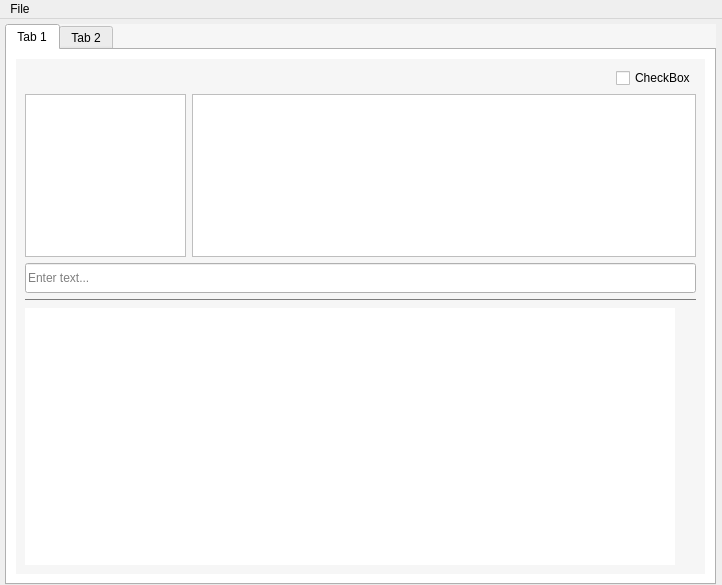
<?xml version="1.0" encoding="UTF-8"?>
<ui version="4.0">
 <class>MainWindow</class>
 <widget class="QMainWindow" name="MainWindow">
  <property name="geometry">
   <rect>
    <x>0</x>
    <y>0</y>
    <width>722</width>
    <height>585</height>
   </rect>
  </property>
  <property name="cursor">
   <cursorShape>ArrowCursor</cursorShape>
  </property>
  <property name="windowTitle">
   <string>MainWindow</string>
  </property>
  <widget class="QWidget" name="centralwidget">
   <widget class="QTabWidget" name="tabWidget">
    <property name="geometry">
     <rect>
      <x>5</x>
      <y>5</y>
      <width>711</width>
      <height>561</height>
     </rect>
    </property>
    <property name="sizePolicy">
     <sizepolicy hsizetype="MinimumExpanding" vsizetype="Preferred">
      <horstretch>0</horstretch>
      <verstretch>0</verstretch>
     </sizepolicy>
    </property>
    <property name="minimumSize">
     <size>
      <width>711</width>
      <height>561</height>
     </size>
    </property>
    <property name="palette">
     <palette>
      <active>
       <colorrole role="WindowText">
        <brush brushstyle="SolidPattern">
         <color alpha="255">
          <red>0</red>
          <green>0</green>
          <blue>0</blue>
         </color>
        </brush>
       </colorrole>
       <colorrole role="Button">
        <brush brushstyle="SolidPattern">
         <color alpha="255">
          <red>246</red>
          <green>246</green>
          <blue>246</blue>
         </color>
        </brush>
       </colorrole>
       <colorrole role="Light">
        <brush brushstyle="SolidPattern">
         <color alpha="255">
          <red>246</red>
          <green>246</green>
          <blue>246</blue>
         </color>
        </brush>
       </colorrole>
       <colorrole role="Midlight">
        <brush brushstyle="SolidPattern">
         <color alpha="255">
          <red>250</red>
          <green>250</green>
          <blue>250</blue>
         </color>
        </brush>
       </colorrole>
       <colorrole role="Dark">
        <brush brushstyle="SolidPattern">
         <color alpha="255">
          <red>123</red>
          <green>123</green>
          <blue>123</blue>
         </color>
        </brush>
       </colorrole>
       <colorrole role="Mid">
        <brush brushstyle="SolidPattern">
         <color alpha="255">
          <red>164</red>
          <green>164</green>
          <blue>164</blue>
         </color>
        </brush>
       </colorrole>
       <colorrole role="Text">
        <brush brushstyle="SolidPattern">
         <color alpha="255">
          <red>0</red>
          <green>0</green>
          <blue>0</blue>
         </color>
        </brush>
       </colorrole>
       <colorrole role="BrightText">
        <brush brushstyle="SolidPattern">
         <color alpha="255">
          <red>255</red>
          <green>255</green>
          <blue>255</blue>
         </color>
        </brush>
       </colorrole>
       <colorrole role="ButtonText">
        <brush brushstyle="SolidPattern">
         <color alpha="255">
          <red>0</red>
          <green>0</green>
          <blue>0</blue>
         </color>
        </brush>
       </colorrole>
       <colorrole role="Base">
        <brush brushstyle="SolidPattern">
         <color alpha="255">
          <red>255</red>
          <green>255</green>
          <blue>255</blue>
         </color>
        </brush>
       </colorrole>
       <colorrole role="Window">
        <brush brushstyle="SolidPattern">
         <color alpha="255">
          <red>246</red>
          <green>246</green>
          <blue>246</blue>
         </color>
        </brush>
       </colorrole>
       <colorrole role="Shadow">
        <brush brushstyle="SolidPattern">
         <color alpha="255">
          <red>0</red>
          <green>0</green>
          <blue>0</blue>
         </color>
        </brush>
       </colorrole>
       <colorrole role="AlternateBase">
        <brush brushstyle="SolidPattern">
         <color alpha="255">
          <red>250</red>
          <green>250</green>
          <blue>250</blue>
         </color>
        </brush>
       </colorrole>
       <colorrole role="ToolTipBase">
        <brush brushstyle="SolidPattern">
         <color alpha="255">
          <red>255</red>
          <green>255</green>
          <blue>220</blue>
         </color>
        </brush>
       </colorrole>
       <colorrole role="ToolTipText">
        <brush brushstyle="SolidPattern">
         <color alpha="255">
          <red>0</red>
          <green>0</green>
          <blue>0</blue>
         </color>
        </brush>
       </colorrole>
      </active>
      <inactive>
       <colorrole role="WindowText">
        <brush brushstyle="SolidPattern">
         <color alpha="255">
          <red>0</red>
          <green>0</green>
          <blue>0</blue>
         </color>
        </brush>
       </colorrole>
       <colorrole role="Button">
        <brush brushstyle="SolidPattern">
         <color alpha="255">
          <red>246</red>
          <green>246</green>
          <blue>246</blue>
         </color>
        </brush>
       </colorrole>
       <colorrole role="Light">
        <brush brushstyle="SolidPattern">
         <color alpha="255">
          <red>246</red>
          <green>246</green>
          <blue>246</blue>
         </color>
        </brush>
       </colorrole>
       <colorrole role="Midlight">
        <brush brushstyle="SolidPattern">
         <color alpha="255">
          <red>250</red>
          <green>250</green>
          <blue>250</blue>
         </color>
        </brush>
       </colorrole>
       <colorrole role="Dark">
        <brush brushstyle="SolidPattern">
         <color alpha="255">
          <red>123</red>
          <green>123</green>
          <blue>123</blue>
         </color>
        </brush>
       </colorrole>
       <colorrole role="Mid">
        <brush brushstyle="SolidPattern">
         <color alpha="255">
          <red>164</red>
          <green>164</green>
          <blue>164</blue>
         </color>
        </brush>
       </colorrole>
       <colorrole role="Text">
        <brush brushstyle="SolidPattern">
         <color alpha="255">
          <red>0</red>
          <green>0</green>
          <blue>0</blue>
         </color>
        </brush>
       </colorrole>
       <colorrole role="BrightText">
        <brush brushstyle="SolidPattern">
         <color alpha="255">
          <red>255</red>
          <green>255</green>
          <blue>255</blue>
         </color>
        </brush>
       </colorrole>
       <colorrole role="ButtonText">
        <brush brushstyle="SolidPattern">
         <color alpha="255">
          <red>0</red>
          <green>0</green>
          <blue>0</blue>
         </color>
        </brush>
       </colorrole>
       <colorrole role="Base">
        <brush brushstyle="SolidPattern">
         <color alpha="255">
          <red>255</red>
          <green>255</green>
          <blue>255</blue>
         </color>
        </brush>
       </colorrole>
       <colorrole role="Window">
        <brush brushstyle="SolidPattern">
         <color alpha="255">
          <red>246</red>
          <green>246</green>
          <blue>246</blue>
         </color>
        </brush>
       </colorrole>
       <colorrole role="Shadow">
        <brush brushstyle="SolidPattern">
         <color alpha="255">
          <red>0</red>
          <green>0</green>
          <blue>0</blue>
         </color>
        </brush>
       </colorrole>
       <colorrole role="AlternateBase">
        <brush brushstyle="SolidPattern">
         <color alpha="255">
          <red>250</red>
          <green>250</green>
          <blue>250</blue>
         </color>
        </brush>
       </colorrole>
       <colorrole role="ToolTipBase">
        <brush brushstyle="SolidPattern">
         <color alpha="255">
          <red>255</red>
          <green>255</green>
          <blue>220</blue>
         </color>
        </brush>
       </colorrole>
       <colorrole role="ToolTipText">
        <brush brushstyle="SolidPattern">
         <color alpha="255">
          <red>0</red>
          <green>0</green>
          <blue>0</blue>
         </color>
        </brush>
       </colorrole>
      </inactive>
      <disabled>
       <colorrole role="WindowText">
        <brush brushstyle="SolidPattern">
         <color alpha="255">
          <red>123</red>
          <green>123</green>
          <blue>123</blue>
         </color>
        </brush>
       </colorrole>
       <colorrole role="Button">
        <brush brushstyle="SolidPattern">
         <color alpha="255">
          <red>246</red>
          <green>246</green>
          <blue>246</blue>
         </color>
        </brush>
       </colorrole>
       <colorrole role="Light">
        <brush brushstyle="SolidPattern">
         <color alpha="255">
          <red>246</red>
          <green>246</green>
          <blue>246</blue>
         </color>
        </brush>
       </colorrole>
       <colorrole role="Midlight">
        <brush brushstyle="SolidPattern">
         <color alpha="255">
          <red>250</red>
          <green>250</green>
          <blue>250</blue>
         </color>
        </brush>
       </colorrole>
       <colorrole role="Dark">
        <brush brushstyle="SolidPattern">
         <color alpha="255">
          <red>123</red>
          <green>123</green>
          <blue>123</blue>
         </color>
        </brush>
       </colorrole>
       <colorrole role="Mid">
        <brush brushstyle="SolidPattern">
         <color alpha="255">
          <red>164</red>
          <green>164</green>
          <blue>164</blue>
         </color>
        </brush>
       </colorrole>
       <colorrole role="Text">
        <brush brushstyle="SolidPattern">
         <color alpha="255">
          <red>123</red>
          <green>123</green>
          <blue>123</blue>
         </color>
        </brush>
       </colorrole>
       <colorrole role="BrightText">
        <brush brushstyle="SolidPattern">
         <color alpha="255">
          <red>255</red>
          <green>255</green>
          <blue>255</blue>
         </color>
        </brush>
       </colorrole>
       <colorrole role="ButtonText">
        <brush brushstyle="SolidPattern">
         <color alpha="255">
          <red>123</red>
          <green>123</green>
          <blue>123</blue>
         </color>
        </brush>
       </colorrole>
       <colorrole role="Base">
        <brush brushstyle="SolidPattern">
         <color alpha="255">
          <red>246</red>
          <green>246</green>
          <blue>246</blue>
         </color>
        </brush>
       </colorrole>
       <colorrole role="Window">
        <brush brushstyle="SolidPattern">
         <color alpha="255">
          <red>246</red>
          <green>246</green>
          <blue>246</blue>
         </color>
        </brush>
       </colorrole>
       <colorrole role="Shadow">
        <brush brushstyle="SolidPattern">
         <color alpha="255">
          <red>0</red>
          <green>0</green>
          <blue>0</blue>
         </color>
        </brush>
       </colorrole>
       <colorrole role="AlternateBase">
        <brush brushstyle="SolidPattern">
         <color alpha="255">
          <red>246</red>
          <green>246</green>
          <blue>246</blue>
         </color>
        </brush>
       </colorrole>
       <colorrole role="ToolTipBase">
        <brush brushstyle="SolidPattern">
         <color alpha="255">
          <red>255</red>
          <green>255</green>
          <blue>220</blue>
         </color>
        </brush>
       </colorrole>
       <colorrole role="ToolTipText">
        <brush brushstyle="SolidPattern">
         <color alpha="255">
          <red>0</red>
          <green>0</green>
          <blue>0</blue>
         </color>
        </brush>
       </colorrole>
      </disabled>
     </palette>
    </property>
    <property name="autoFillBackground">
     <bool>true</bool>
    </property>
    <property name="tabPosition">
     <enum>QTabWidget::North</enum>
    </property>
    <property name="tabShape">
     <enum>QTabWidget::Rounded</enum>
    </property>
    <property name="currentIndex">
     <number>0</number>
    </property>
    <property name="usesScrollButtons">
     <bool>false</bool>
    </property>
    <property name="documentMode">
     <bool>false</bool>
    </property>
    <widget class="QWidget" name="tab">
     <attribute name="title">
      <string>Tab 1</string>
     </attribute>
     <layout class="QGridLayout" name="gridLayout">
      <item row="0" column="0">
       <widget class="QWidget" name="widget" native="true">
        <property name="enabled">
         <bool>true</bool>
        </property>
        <property name="sizePolicy">
         <sizepolicy hsizetype="MinimumExpanding" vsizetype="Minimum">
          <horstretch>0</horstretch>
          <verstretch>0</verstretch>
         </sizepolicy>
        </property>
        <property name="minimumSize">
         <size>
          <width>679</width>
          <height>400</height>
         </size>
        </property>
        <property name="maximumSize">
         <size>
          <width>5000</width>
          <height>5000</height>
         </size>
        </property>
        <property name="focusPolicy">
         <enum>Qt::ClickFocus</enum>
        </property>
        <property name="layoutDirection">
         <enum>Qt::LeftToRight</enum>
        </property>
        <property name="autoFillBackground">
         <bool>true</bool>
        </property>
        <layout class="QGridLayout" name="gridLayout_4">
         <item row="0" column="0">
          <spacer name="horizontalSpacer">
           <property name="orientation">
            <enum>Qt::Horizontal</enum>
           </property>
           <property name="sizeHint" stdset="0">
            <size>
             <width>540</width>
             <height>20</height>
            </size>
           </property>
          </spacer>
         </item>
         <item row="0" column="1">
          <widget class="QCheckBox" name="checkBox">
           <property name="maximumSize">
            <size>
             <width>120</width>
             <height>20</height>
            </size>
           </property>
           <property name="sizeIncrement">
            <size>
             <width>0</width>
             <height>0</height>
            </size>
           </property>
           <property name="baseSize">
            <size>
             <width>0</width>
             <height>0</height>
            </size>
           </property>
           <property name="text">
            <string>CheckBox</string>
           </property>
          </widget>
         </item>
         <item row="1" column="0" colspan="2">
          <layout class="QGridLayout" name="gridLayout_2">
           <item row="0" column="1">
            <widget class="QTableWidget" name="tableWidget">
             <property name="sizePolicy">
              <sizepolicy hsizetype="MinimumExpanding" vsizetype="Fixed">
               <horstretch>0</horstretch>
               <verstretch>0</verstretch>
              </sizepolicy>
             </property>
             <property name="minimumSize">
              <size>
               <width>400</width>
               <height>163</height>
              </size>
             </property>
             <property name="maximumSize">
              <size>
               <width>16777215</width>
               <height>163</height>
              </size>
             </property>
             <property name="frameShadow">
              <enum>QFrame::Plain</enum>
             </property>
            </widget>
           </item>
           <item row="0" column="0">
            <widget class="QTextBrowser" name="KanjiBox">
             <property name="sizePolicy">
              <sizepolicy hsizetype="Fixed" vsizetype="Fixed">
               <horstretch>0</horstretch>
               <verstretch>0</verstretch>
              </sizepolicy>
             </property>
             <property name="minimumSize">
              <size>
               <width>161</width>
               <height>163</height>
              </size>
             </property>
             <property name="maximumSize">
              <size>
               <width>161</width>
               <height>163</height>
              </size>
             </property>
             <property name="frameShape">
              <enum>QFrame::StyledPanel</enum>
             </property>
             <property name="frameShadow">
              <enum>QFrame::Raised</enum>
             </property>
             <property name="verticalScrollBarPolicy">
              <enum>Qt::ScrollBarAlwaysOff</enum>
             </property>
             <property name="horizontalScrollBarPolicy">
              <enum>Qt::ScrollBarAlwaysOff</enum>
             </property>
            </widget>
           </item>
           <item row="1" column="0" colspan="2">
            <widget class="QLineEdit" name="charline">
             <property name="minimumSize">
              <size>
               <width>500</width>
               <height>30</height>
              </size>
             </property>
             <property name="frame">
              <bool>true</bool>
             </property>
             <property name="placeholderText">
              <string>Enter text...</string>
             </property>
             <property name="clearButtonEnabled">
              <bool>false</bool>
             </property>
            </widget>
           </item>
          </layout>
         </item>
         <item row="2" column="0" colspan="2">
          <widget class="Line" name="line">
           <property name="sizePolicy">
            <sizepolicy hsizetype="MinimumExpanding" vsizetype="Fixed">
             <horstretch>0</horstretch>
             <verstretch>0</verstretch>
            </sizepolicy>
           </property>
           <property name="minimumSize">
            <size>
             <width>600</width>
             <height>0</height>
            </size>
           </property>
           <property name="orientation">
            <enum>Qt::Horizontal</enum>
           </property>
          </widget>
         </item>
         <item row="3" column="0">
          <widget class="QTextBrowser" name="textBrowser_2">
           <property name="sizePolicy">
            <sizepolicy hsizetype="Preferred" vsizetype="Expanding">
             <horstretch>0</horstretch>
             <verstretch>0</verstretch>
            </sizepolicy>
           </property>
           <property name="minimumSize">
            <size>
             <width>650</width>
             <height>0</height>
            </size>
           </property>
           <property name="palette">
            <palette>
             <active>
              <colorrole role="WindowText">
               <brush brushstyle="SolidPattern">
                <color alpha="255">
                 <red>0</red>
                 <green>0</green>
                 <blue>0</blue>
                </color>
               </brush>
              </colorrole>
              <colorrole role="Button">
               <brush brushstyle="SolidPattern">
                <color alpha="255">
                 <red>246</red>
                 <green>246</green>
                 <blue>246</blue>
                </color>
               </brush>
              </colorrole>
              <colorrole role="Light">
               <brush brushstyle="SolidPattern">
                <color alpha="255">
                 <red>255</red>
                 <green>255</green>
                 <blue>255</blue>
                </color>
               </brush>
              </colorrole>
              <colorrole role="Midlight">
               <brush brushstyle="SolidPattern">
                <color alpha="255">
                 <red>250</red>
                 <green>250</green>
                 <blue>250</blue>
                </color>
               </brush>
              </colorrole>
              <colorrole role="Dark">
               <brush brushstyle="SolidPattern">
                <color alpha="255">
                 <red>123</red>
                 <green>123</green>
                 <blue>123</blue>
                </color>
               </brush>
              </colorrole>
              <colorrole role="Mid">
               <brush brushstyle="SolidPattern">
                <color alpha="255">
                 <red>164</red>
                 <green>164</green>
                 <blue>164</blue>
                </color>
               </brush>
              </colorrole>
              <colorrole role="Text">
               <brush brushstyle="SolidPattern">
                <color alpha="255">
                 <red>0</red>
                 <green>0</green>
                 <blue>0</blue>
                </color>
               </brush>
              </colorrole>
              <colorrole role="BrightText">
               <brush brushstyle="SolidPattern">
                <color alpha="255">
                 <red>255</red>
                 <green>255</green>
                 <blue>255</blue>
                </color>
               </brush>
              </colorrole>
              <colorrole role="ButtonText">
               <brush brushstyle="SolidPattern">
                <color alpha="255">
                 <red>0</red>
                 <green>0</green>
                 <blue>0</blue>
                </color>
               </brush>
              </colorrole>
              <colorrole role="Base">
               <brush brushstyle="SolidPattern">
                <color alpha="255">
                 <red>255</red>
                 <green>255</green>
                 <blue>255</blue>
                </color>
               </brush>
              </colorrole>
              <colorrole role="Window">
               <brush brushstyle="SolidPattern">
                <color alpha="255">
                 <red>246</red>
                 <green>246</green>
                 <blue>246</blue>
                </color>
               </brush>
              </colorrole>
              <colorrole role="Shadow">
               <brush brushstyle="SolidPattern">
                <color alpha="255">
                 <red>0</red>
                 <green>0</green>
                 <blue>0</blue>
                </color>
               </brush>
              </colorrole>
              <colorrole role="AlternateBase">
               <brush brushstyle="SolidPattern">
                <color alpha="255">
                 <red>250</red>
                 <green>250</green>
                 <blue>250</blue>
                </color>
               </brush>
              </colorrole>
              <colorrole role="ToolTipBase">
               <brush brushstyle="SolidPattern">
                <color alpha="255">
                 <red>255</red>
                 <green>255</green>
                 <blue>220</blue>
                </color>
               </brush>
              </colorrole>
              <colorrole role="ToolTipText">
               <brush brushstyle="SolidPattern">
                <color alpha="255">
                 <red>0</red>
                 <green>0</green>
                 <blue>0</blue>
                </color>
               </brush>
              </colorrole>
             </active>
             <inactive>
              <colorrole role="WindowText">
               <brush brushstyle="SolidPattern">
                <color alpha="255">
                 <red>0</red>
                 <green>0</green>
                 <blue>0</blue>
                </color>
               </brush>
              </colorrole>
              <colorrole role="Button">
               <brush brushstyle="SolidPattern">
                <color alpha="255">
                 <red>246</red>
                 <green>246</green>
                 <blue>246</blue>
                </color>
               </brush>
              </colorrole>
              <colorrole role="Light">
               <brush brushstyle="SolidPattern">
                <color alpha="255">
                 <red>255</red>
                 <green>255</green>
                 <blue>255</blue>
                </color>
               </brush>
              </colorrole>
              <colorrole role="Midlight">
               <brush brushstyle="SolidPattern">
                <color alpha="255">
                 <red>250</red>
                 <green>250</green>
                 <blue>250</blue>
                </color>
               </brush>
              </colorrole>
              <colorrole role="Dark">
               <brush brushstyle="SolidPattern">
                <color alpha="255">
                 <red>123</red>
                 <green>123</green>
                 <blue>123</blue>
                </color>
               </brush>
              </colorrole>
              <colorrole role="Mid">
               <brush brushstyle="SolidPattern">
                <color alpha="255">
                 <red>164</red>
                 <green>164</green>
                 <blue>164</blue>
                </color>
               </brush>
              </colorrole>
              <colorrole role="Text">
               <brush brushstyle="SolidPattern">
                <color alpha="255">
                 <red>0</red>
                 <green>0</green>
                 <blue>0</blue>
                </color>
               </brush>
              </colorrole>
              <colorrole role="BrightText">
               <brush brushstyle="SolidPattern">
                <color alpha="255">
                 <red>255</red>
                 <green>255</green>
                 <blue>255</blue>
                </color>
               </brush>
              </colorrole>
              <colorrole role="ButtonText">
               <brush brushstyle="SolidPattern">
                <color alpha="255">
                 <red>0</red>
                 <green>0</green>
                 <blue>0</blue>
                </color>
               </brush>
              </colorrole>
              <colorrole role="Base">
               <brush brushstyle="SolidPattern">
                <color alpha="255">
                 <red>255</red>
                 <green>255</green>
                 <blue>255</blue>
                </color>
               </brush>
              </colorrole>
              <colorrole role="Window">
               <brush brushstyle="SolidPattern">
                <color alpha="255">
                 <red>246</red>
                 <green>246</green>
                 <blue>246</blue>
                </color>
               </brush>
              </colorrole>
              <colorrole role="Shadow">
               <brush brushstyle="SolidPattern">
                <color alpha="255">
                 <red>0</red>
                 <green>0</green>
                 <blue>0</blue>
                </color>
               </brush>
              </colorrole>
              <colorrole role="AlternateBase">
               <brush brushstyle="SolidPattern">
                <color alpha="255">
                 <red>250</red>
                 <green>250</green>
                 <blue>250</blue>
                </color>
               </brush>
              </colorrole>
              <colorrole role="ToolTipBase">
               <brush brushstyle="SolidPattern">
                <color alpha="255">
                 <red>255</red>
                 <green>255</green>
                 <blue>220</blue>
                </color>
               </brush>
              </colorrole>
              <colorrole role="ToolTipText">
               <brush brushstyle="SolidPattern">
                <color alpha="255">
                 <red>0</red>
                 <green>0</green>
                 <blue>0</blue>
                </color>
               </brush>
              </colorrole>
             </inactive>
             <disabled>
              <colorrole role="WindowText">
               <brush brushstyle="SolidPattern">
                <color alpha="255">
                 <red>123</red>
                 <green>123</green>
                 <blue>123</blue>
                </color>
               </brush>
              </colorrole>
              <colorrole role="Button">
               <brush brushstyle="SolidPattern">
                <color alpha="255">
                 <red>246</red>
                 <green>246</green>
                 <blue>246</blue>
                </color>
               </brush>
              </colorrole>
              <colorrole role="Light">
               <brush brushstyle="SolidPattern">
                <color alpha="255">
                 <red>255</red>
                 <green>255</green>
                 <blue>255</blue>
                </color>
               </brush>
              </colorrole>
              <colorrole role="Midlight">
               <brush brushstyle="SolidPattern">
                <color alpha="255">
                 <red>250</red>
                 <green>250</green>
                 <blue>250</blue>
                </color>
               </brush>
              </colorrole>
              <colorrole role="Dark">
               <brush brushstyle="SolidPattern">
                <color alpha="255">
                 <red>123</red>
                 <green>123</green>
                 <blue>123</blue>
                </color>
               </brush>
              </colorrole>
              <colorrole role="Mid">
               <brush brushstyle="SolidPattern">
                <color alpha="255">
                 <red>164</red>
                 <green>164</green>
                 <blue>164</blue>
                </color>
               </brush>
              </colorrole>
              <colorrole role="Text">
               <brush brushstyle="SolidPattern">
                <color alpha="255">
                 <red>123</red>
                 <green>123</green>
                 <blue>123</blue>
                </color>
               </brush>
              </colorrole>
              <colorrole role="BrightText">
               <brush brushstyle="SolidPattern">
                <color alpha="255">
                 <red>255</red>
                 <green>255</green>
                 <blue>255</blue>
                </color>
               </brush>
              </colorrole>
              <colorrole role="ButtonText">
               <brush brushstyle="SolidPattern">
                <color alpha="255">
                 <red>123</red>
                 <green>123</green>
                 <blue>123</blue>
                </color>
               </brush>
              </colorrole>
              <colorrole role="Base">
               <brush brushstyle="SolidPattern">
                <color alpha="255">
                 <red>246</red>
                 <green>246</green>
                 <blue>246</blue>
                </color>
               </brush>
              </colorrole>
              <colorrole role="Window">
               <brush brushstyle="SolidPattern">
                <color alpha="255">
                 <red>246</red>
                 <green>246</green>
                 <blue>246</blue>
                </color>
               </brush>
              </colorrole>
              <colorrole role="Shadow">
               <brush brushstyle="SolidPattern">
                <color alpha="255">
                 <red>0</red>
                 <green>0</green>
                 <blue>0</blue>
                </color>
               </brush>
              </colorrole>
              <colorrole role="AlternateBase">
               <brush brushstyle="SolidPattern">
                <color alpha="255">
                 <red>246</red>
                 <green>246</green>
                 <blue>246</blue>
                </color>
               </brush>
              </colorrole>
              <colorrole role="ToolTipBase">
               <brush brushstyle="SolidPattern">
                <color alpha="255">
                 <red>255</red>
                 <green>255</green>
                 <blue>220</blue>
                </color>
               </brush>
              </colorrole>
              <colorrole role="ToolTipText">
               <brush brushstyle="SolidPattern">
                <color alpha="255">
                 <red>0</red>
                 <green>0</green>
                 <blue>0</blue>
                </color>
               </brush>
              </colorrole>
             </disabled>
            </palette>
           </property>
           <property name="autoFillBackground">
            <bool>true</bool>
           </property>
           <property name="frameShape">
            <enum>QFrame::NoFrame</enum>
           </property>
           <property name="frameShadow">
            <enum>QFrame::Raised</enum>
           </property>
           <property name="lineWidth">
            <number>1</number>
           </property>
           <property name="verticalScrollBarPolicy">
            <enum>Qt::ScrollBarAlwaysOff</enum>
           </property>
           <property name="horizontalScrollBarPolicy">
            <enum>Qt::ScrollBarAlwaysOff</enum>
           </property>
          </widget>
         </item>
        </layout>
        <zorder>KanjiBox</zorder>
        <zorder>tableWidget</zorder>
        <zorder></zorder>
        <zorder>checkBox</zorder>
        <zorder>charline</zorder>
        <zorder>horizontalSpacer</zorder>
        <zorder>textBrowser_2</zorder>
        <zorder>tableWidget</zorder>
        <zorder>line</zorder>
       </widget>
      </item>
     </layout>
    </widget>
    <widget class="QWidget" name="tab_2">
     <attribute name="title">
      <string>Tab 2</string>
     </attribute>
    </widget>
   </widget>
   <zorder>tabWidget</zorder>
   <zorder>lineEdit</zorder>
  </widget>
  <widget class="QMenuBar" name="menubar">
   <property name="geometry">
    <rect>
     <x>0</x>
     <y>0</y>
     <width>722</width>
     <height>31</height>
    </rect>
   </property>
   <widget class="QMenu" name="menuFile">
    <property name="title">
     <string>File</string>
    </property>
    <addaction name="actionQuit"/>
    <addaction name="separator"/>
   </widget>
   <addaction name="menuFile"/>
  </widget>
  <action name="actionQuit">
   <property name="text">
    <string>Quit</string>
   </property>
   <property name="shortcut">
    <string>Esc</string>
   </property>
  </action>
  <action name="actionTextEnter">
   <property name="text">
    <string>TextEnter</string>
   </property>
  </action>
 </widget>
 <resources/>
 <connections/>
</ui>
